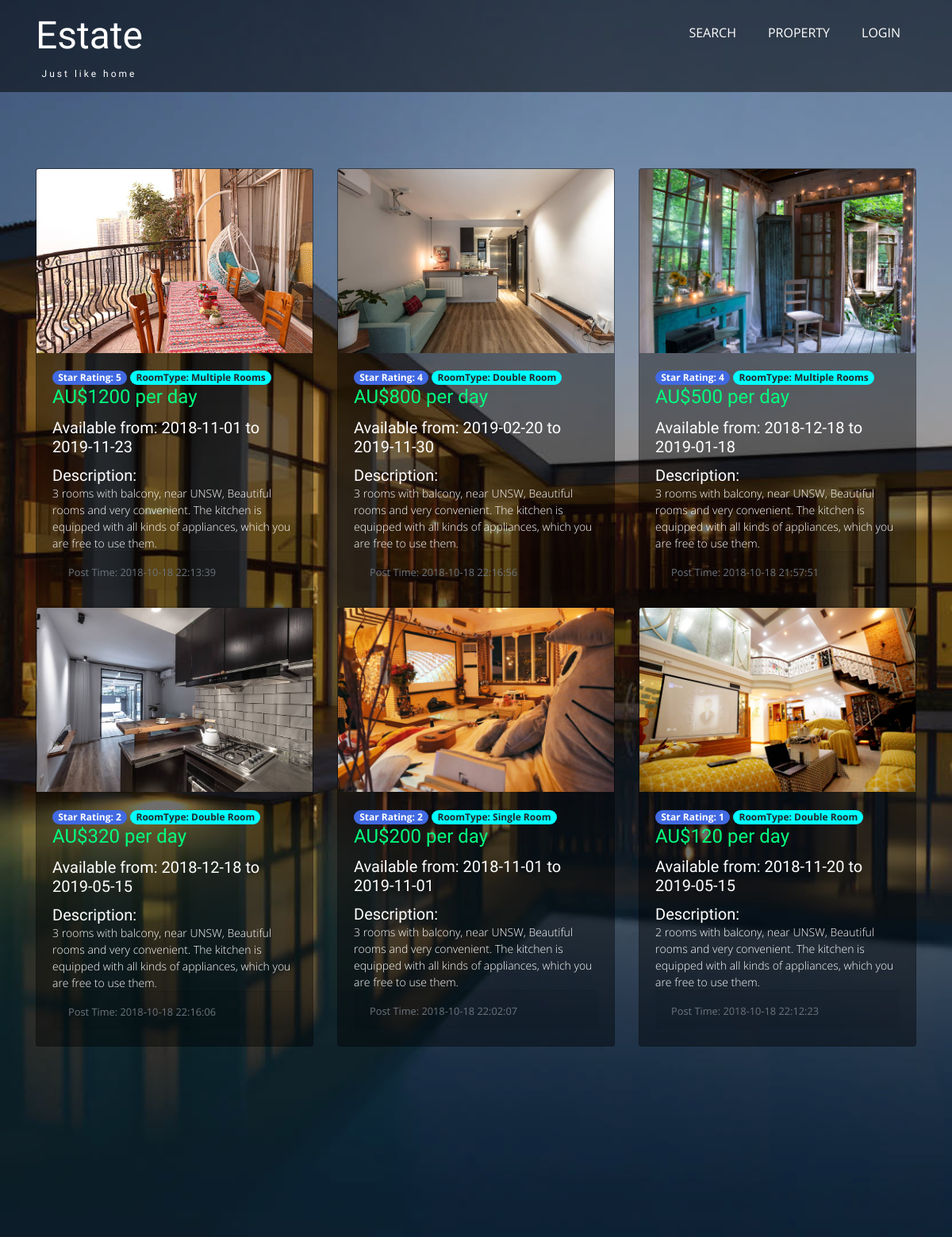
Screenshot of /ShowBooking with the database file from the repository.
### tables this page shows
CREATE TABLE hotel (
                    userid char(50),
                    useremail char(50),
                    HouseID char(50) primary key not null,
                    RoomNo char(50),
                    Street char(50),
                    Suburb char(50),
                    State char(50),
                    Postcode char(50),
                    RoomType char(50),
                    Star char(50),
                    check_in_date char(50),
                    check_out_date char(50),
                    price int(50),
                    description char(255),
                    Image char(50),
                    post_time char(50),
                    booking char(50),
                    full_address char(255)
                    );

### project.py (the view)
@app.route("/ShowBooking", methods=['GET', "POST"])
def ShowBooking():
    showNum = 50
    conn = sqlite3.connect("small.db")
    cur = conn.cursor()
    keys = [
        "UserID",
        "UserEmail",
        "HouseID",
        "RoomNo",
        "Street",
        "Suburb",
        "State",
        "Postcode",
        "RoomType",
        "Star",
        "CheckIn",
        "CheckOut",
        "Price",
        "Description",
        "Image",
        "Post_time",
        "Booking_state",
        "Full_address"
    ]
    info_tuples = cur.execute(f"""SELECT * FROM hotel where booking = 'False' order by price desc limit {showNum};""")
    posts = [tupletodict(keys, tup) for tup in info_tuples]
    conn.close()
    show_line = 3
    L = []
    for i in range(len(posts)//show_line):
        L.append((i+1)*show_line)
    if(len(posts)%show_line != 0):
        L.append(len(posts))
    print(L)
    return render_template('showBooking.html', posts=posts, List = L, show = show_line)

### project.py (called while the page is built)
def tupletodict(keys, tup):
    return dict(zip(keys, tup))

### templates/showBooking.html (shortened to what this page needs)
<!DOCTYPE html>
<html lang="en">
<head>
    <link rel="stylesheet" href="https://stackpath.bootstrapcdn.com/bootstrap/4.1.3/css/bootstrap.min.css">
    <link href="css/style.css" rel='stylesheet' type='text/css' />
</head>
<body>
    <div class="w3ls-banner">
        <div class="center-container-main">
            <div class="center-container">
                <div class="navigation">
                    <div class="container">
                        <div class="agileits-logo">
                            {% if current_user.is_authenticated %}
                            <h1><a href="/mainpage">Estate<span class="w3agile" class=navigation-right>Welcome {{current_user.username}}</span></a></h1>
                            {% else %}
                            <h1><a href="/mainpage">Estate<span class="w3agile" navigation-right>Just like home</span></a></h1>
                            {% endif %}
                        </div>
                        <div class="navigation-right">
                            <nav class="link-effect-3" id="link-effect-3">
                                <ul class="nav1 nav">
                                    <li><a data-hover="Search" href="/search_init">Search</a></li>
                                    <li><a href="/ShowBooking" class="scroll" data-hover="Agents">property</a></li>
                                    {% if current_user.is_anonymous %}
                                    <li><a href="/login" class="scroll" data-hover="Agents">Login</a></li>
                                    {% endif %}
                                </ul>
                            </nav>
                        </div>
                        <div class="clearfix"></div>
                    </div>
                </div>
            </div>
            {% for n in List %}
            <div class="container">
                <div class="card-deck">
                    {% for post in posts[n-show:n] %}
                            <div class="card" style="width: 30rem; background-color: rgba(0, 0, 0, 0.404); font-weight:300; color: white">
                                {% if current_user.is_authenticated %}
                                    <a href="/booking?HouseID={{post.HouseID}}">
                                        <img class="card-img-top" src="{{post.Image}}" style="width: 100%;object-fit: cover;">
                                        <!-- <div class="card-img-overlay" style="color: black;">
                                            <h3 class="card-title">AU${{ post.Price }}<br>per day</h3>
                                    </a>
                                {% else %}
                                    <a href="/login">
                                        <img class="card-img-top" src="{{post.Image}}">
                                    </a>
                                {% endif %}
                                <div class="card-body" style="padding-top:5%">
                                    <span class="badge badge-pill badge-dark" style="background-color:royalblue">Star Rating: {{post.Star}}</span>
                                    <span class="badge badge-pill badge-light" style="background-color:aqua">RoomType: {{post.RoomType}}</span>
                                    <h4 class="card-title" style="color:springgreen">AU${{ post.Price }} per day</h4>
                                    <p class="card-title">
                                        <h5>Available from: {{post.CheckIn}} to {{post.CheckOut}}<h5>
                                    </p>
                                    <p class="card-title"><h5>Description:</h5></p>
                                    <p class="card-text">{{post.Description}}</p>
                                    <div class="card-footer">
                                        <small class="text-muted">Post Time: {{post.Post_time}}</small>
                                    </div>
                                </div>
                            </div>
                    {% endfor %}
                </div>
            </div>
            {% endfor %}
        </div>
    </div>
</body>
</html>

### css/style.css (style rules this page uses)
body { margin:0; padding:0; background:#fff; font-family: 'Open Sans', sans-serif; }
h1,h2,h3,h4,h5,h6 { margin:0; font-family: 'Work Sans', sans-serif; }
p { margin:0; font-size:14px; }
ul { margin:0; padding:0; }
.w3ls-banner { background:url(../images/b.jpg)no-repeat center fixed; background-size: cover; -moz-background-size: cover; -o-background-size: cover; background-position: center center; min-height: 100%; }
.center-container { padding: cover; background-size: cover; }
.center-container-main { padding-bottom: 20%; background: rgba(37, 31, 31, 0.308) no-repeat center fixed; min-height: 100%; }
.agileits-logo { float:left; }
.navigation-right { float:right; margin: 0.8em 0 0; }
.navigation-right ul li { display:inline-block; }
.navigation-right ul li a { color:#fff; font-size:1em; text-decoration: none; padding: 10px 0; text-transform:uppercase; -webkit-transition:.5s all; -moz-transition:.5s all; -o-transition:.5s all; -ms-transition:.5s all; transition:.5s all; }
.navigation { padding:1em 0; background:rgba(0, 0, 0, 0.53); }
.link-effect-3 a { margin: 0 20px; position: relative !important; }
.agileits-logo h1 a { font-size:1.2em; color: #fff; text-decoration: none; font-weight: 300; }
.agileits-logo h1 a span.w3agile { display: block; font-size: 0.25em; text-align: center; letter-spacing: 3px; margin-top: 1em; color: #fff; font-weight: 300; }
@media (max-width: 1366px) { .center-container { padding: 0em 0 6em; } }

### rows the page displays
hotel: Image (picture), Star "5", RoomType "Multiple Rooms", Price "1200", CheckIn "2018-11-01", CheckOut "2019-11-23", Description "3 rooms with balcony, near UNSW, Beautiful rooms and very convenient. The kitchen is equipped with all kinds of appliances, which you are free to use them.", Post_time "2018-10-18 22:13:39"
hotel: Image (picture), Star "4", RoomType "Double Room", Price "800", CheckIn "2019-02-20", CheckOut "2019-11-30", Description "3 rooms with balcony, near UNSW, Beautiful rooms and very convenient. The kitchen is equipped with all kinds of appliances, which you are free to use them.", Post_time "2018-10-18 22:16:56"
hotel: Image (picture), Star "4", RoomType "Multiple Rooms", Price "500", CheckIn "2018-12-18", CheckOut "2019-01-18", Description "3 rooms with balcony, near UNSW, Beautiful rooms and very convenient. The kitchen is equipped with all kinds of appliances, which you are free to use them.", Post_time "2018-10-18 21:57:51"
hotel: Image (picture), Star "2", RoomType "Double Room", Price "320", CheckIn "2018-12-18", CheckOut "2019-05-15", Description "3 rooms with balcony, near UNSW, Beautiful rooms and very convenient. The kitchen is equipped with all kinds of appliances, which you are free to use them.", Post_time "2018-10-18 22:16:06"
hotel: Image (picture), Star "2", RoomType "Single Room", Price "200", CheckIn "2018-11-01", CheckOut "2019-11-01", Description "3 rooms with balcony, near UNSW, Beautiful rooms and very convenient. The kitchen is equipped with all kinds of appliances, which you are free to use them.", Post_time "2018-10-18 22:02:07"
hotel: Image (picture), Star "1", RoomType "Double Room", Price "120", CheckIn "2018-11-20", CheckOut "2019-05-15", Description "2 rooms with balcony, near UNSW, Beautiful rooms and very convenient. The kitchen is equipped with all kinds of appliances, which you are free to use them.", Post_time "2018-10-18 22:12:23"
